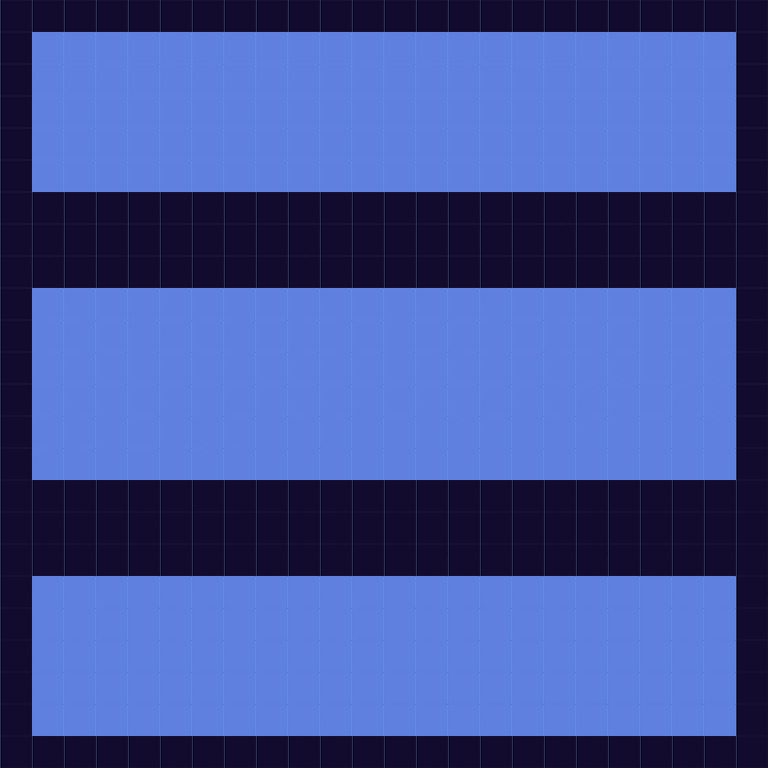

Tiled map render using the project's own tile images. Description and the map definition, with tile-layer contents summarised, below:
An orthogonal 24x24 tile map with 32x32 px tiles, 1 tile layer (ForegroundPlatformLayer), 1 image layer.

<map version="1.0" orientation="orthogonal" renderorder="right-down" width="24" height="24" tilewidth="32" tileheight="32" nextobjectid="1">
 <tileset firstgid="1" name="lvTiles2" tilewidth="32" tileheight="32">
  <image source="lvTiles2.png" width="320" height="32" />
 </tileset>
 <imagelayer name="BackgroundImageLayer">
  <image source="bgim.png" />
  <properties>
   <property name="collidable" value="false" />
   <property name="imageheight" value="960" />
   <property name="imagewidth" value="960" />
  </properties>
 </imagelayer>
 <layer name="ForegroundPlatformLayer" width="24" height="24">
  <properties>
   <property name="collidable" value="true" />
  </properties>
  <data>[576 cells, 576 non-empty, 2 distinct tile ids]</data>
 </layer>
</map>
